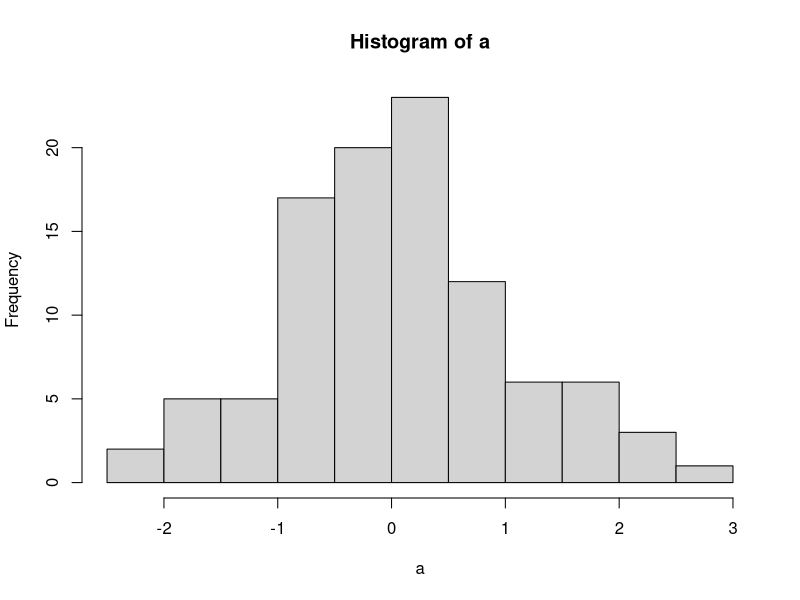

The R source for this figure:
## ---- chunk 1
set.seed(33)
a = rnorm(100, 0, 1)

hist(a)
